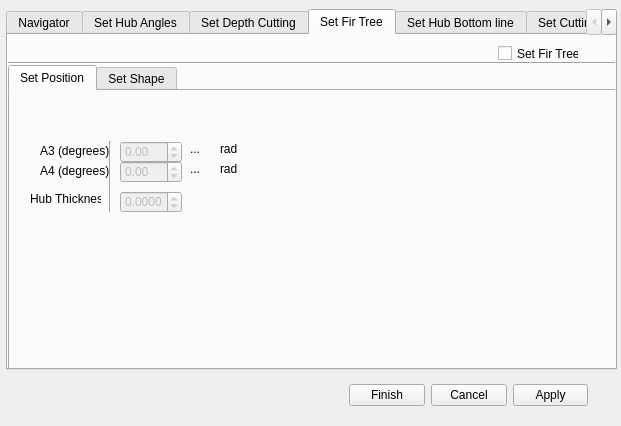
<?xml version="1.0" encoding="UTF-8"?>
<ui version="4.0">
 <class>Dialog</class>
 <widget class="QDialog" name="Dialog">
  <property name="geometry">
   <rect>
    <x>0</x>
    <y>0</y>
    <width>621</width>
    <height>426</height>
   </rect>
  </property>
  <property name="windowTitle">
   <string>Dialog</string>
  </property>
  <widget class="QTabWidget" name="tabWidget">
   <property name="geometry">
    <rect>
     <x>6</x>
     <y>9</y>
     <width>611</width>
     <height>361</height>
    </rect>
   </property>
   <property name="currentIndex">
    <number>3</number>
   </property>
   <widget class="QWidget" name="tab">
    <attribute name="title">
     <string>Navigator</string>
    </attribute>
    <widget class="QRadioButton" name="radioButton">
     <property name="geometry">
      <rect>
       <x>30</x>
       <y>60</y>
       <width>111</width>
       <height>17</height>
      </rect>
     </property>
     <property name="text">
      <string>Cutting Tool Faces</string>
     </property>
    </widget>
    <widget class="QRadioButton" name="radioButton_2">
     <property name="geometry">
      <rect>
       <x>30</x>
       <y>190</y>
       <width>111</width>
       <height>17</height>
      </rect>
     </property>
     <property name="text">
      <string>Cutting Tool Solids</string>
     </property>
    </widget>
    <widget class="QListWidget" name="listWidget">
     <property name="geometry">
      <rect>
       <x>50</x>
       <y>80</y>
       <width>256</width>
       <height>101</height>
      </rect>
     </property>
    </widget>
    <widget class="QListWidget" name="listWidget_2">
     <property name="geometry">
      <rect>
       <x>50</x>
       <y>210</y>
       <width>256</width>
       <height>111</height>
      </rect>
     </property>
    </widget>
    <widget class="QWidget" name="gridLayoutWidget_3">
     <property name="geometry">
      <rect>
       <x>350</x>
       <y>80</y>
       <width>161</width>
       <height>101</height>
      </rect>
     </property>
     <layout class="QGridLayout" name="gridLayout_3"/>
    </widget>
    <widget class="QWidget" name="gridLayoutWidget_4">
     <property name="geometry">
      <rect>
       <x>350</x>
       <y>210</y>
       <width>161</width>
       <height>111</height>
      </rect>
     </property>
     <layout class="QGridLayout" name="gridLayout_4"/>
    </widget>
    <widget class="QPushButton" name="pushButton_5">
     <property name="geometry">
      <rect>
       <x>520</x>
       <y>300</y>
       <width>75</width>
       <height>23</height>
      </rect>
     </property>
     <property name="text">
      <string>Show</string>
     </property>
    </widget>
    <widget class="QLabel" name="label_8">
     <property name="enabled">
      <bool>false</bool>
     </property>
     <property name="geometry">
      <rect>
       <x>120</x>
       <y>20</y>
       <width>71</width>
       <height>20</height>
      </rect>
     </property>
     <property name="text">
      <string>PlatForm Hight</string>
     </property>
    </widget>
    <widget class="QDoubleSpinBox" name="doubleSpinBox_3">
     <property name="enabled">
      <bool>false</bool>
     </property>
     <property name="geometry">
      <rect>
       <x>204</x>
       <y>20</y>
       <width>62</width>
       <height>22</height>
      </rect>
     </property>
    </widget>
    <widget class="QLabel" name="label_9">
     <property name="enabled">
      <bool>false</bool>
     </property>
     <property name="geometry">
      <rect>
       <x>374</x>
       <y>20</y>
       <width>91</width>
       <height>16</height>
      </rect>
     </property>
     <property name="text">
      <string>PlatForm Thickness</string>
     </property>
    </widget>
    <widget class="QDoubleSpinBox" name="doubleSpinBox_4">
     <property name="enabled">
      <bool>false</bool>
     </property>
     <property name="geometry">
      <rect>
       <x>474</x>
       <y>20</y>
       <width>62</width>
       <height>22</height>
      </rect>
     </property>
    </widget>
   </widget>
   <widget class="QWidget" name="tab_2">
    <property name="autoFillBackground">
     <bool>false</bool>
    </property>
    <attribute name="title">
     <string>Set Hub Angles</string>
    </attribute>
    <widget class="QWidget" name="gridLayoutWidget_2">
     <property name="geometry">
      <rect>
       <x>350</x>
       <y>80</y>
       <width>231</width>
       <height>181</height>
      </rect>
     </property>
     <layout class="QGridLayout" name="gridLayout_2"/>
    </widget>
    <widget class="QLabel" name="label_3">
     <property name="geometry">
      <rect>
       <x>70</x>
       <y>120</y>
       <width>71</width>
       <height>20</height>
      </rect>
     </property>
     <property name="text">
      <string>A1 (degrees)</string>
     </property>
    </widget>
    <widget class="QLabel" name="label_4">
     <property name="geometry">
      <rect>
       <x>66</x>
       <y>160</y>
       <width>71</width>
       <height>20</height>
      </rect>
     </property>
     <property name="text">
      <string>A2 (degrees)</string>
     </property>
    </widget>
    <widget class="QDoubleSpinBox" name="a1_doubleSpinBox">
     <property name="enabled">
      <bool>false</bool>
     </property>
     <property name="geometry">
      <rect>
       <x>140</x>
       <y>120</y>
       <width>62</width>
       <height>22</height>
      </rect>
     </property>
     <property name="decimals">
      <number>2</number>
     </property>
     <property name="minimum">
      <double>-100.000000000000000</double>
     </property>
     <property name="maximum">
      <double>100.000000000000000</double>
     </property>
     <property name="singleStep">
      <double>0.010000000000000</double>
     </property>
    </widget>
    <widget class="QDoubleSpinBox" name="a2_doubleSpinBox">
     <property name="enabled">
      <bool>false</bool>
     </property>
     <property name="geometry">
      <rect>
       <x>140</x>
       <y>160</y>
       <width>62</width>
       <height>22</height>
      </rect>
     </property>
     <property name="decimals">
      <number>2</number>
     </property>
     <property name="minimum">
      <double>-100.000000000000000</double>
     </property>
     <property name="maximum">
      <double>100.000000000000000</double>
     </property>
     <property name="singleStep">
      <double>0.010000000000000</double>
     </property>
    </widget>
    <widget class="QCheckBox" name="setHubAngles_checkBox">
     <property name="geometry">
      <rect>
       <x>480</x>
       <y>10</y>
       <width>91</width>
       <height>17</height>
      </rect>
     </property>
     <property name="text">
      <string>Set HubAngles</string>
     </property>
    </widget>
    <widget class="QLabel" name="a1Indegrees_label">
     <property name="geometry">
      <rect>
       <x>210</x>
       <y>120</y>
       <width>31</width>
       <height>16</height>
      </rect>
     </property>
     <property name="text">
      <string>...</string>
     </property>
    </widget>
    <widget class="QLabel" name="label_14">
     <property name="geometry">
      <rect>
       <x>240</x>
       <y>120</y>
       <width>41</width>
       <height>16</height>
      </rect>
     </property>
     <property name="text">
      <string>rad</string>
     </property>
    </widget>
    <widget class="QLabel" name="a2Indegrees_label">
     <property name="geometry">
      <rect>
       <x>210</x>
       <y>160</y>
       <width>31</width>
       <height>16</height>
      </rect>
     </property>
     <property name="text">
      <string>...</string>
     </property>
    </widget>
    <widget class="QLabel" name="label_16">
     <property name="geometry">
      <rect>
       <x>240</x>
       <y>160</y>
       <width>41</width>
       <height>16</height>
      </rect>
     </property>
     <property name="text">
      <string>rad</string>
     </property>
    </widget>
   </widget>
   <widget class="QWidget" name="tab_8">
    <attribute name="title">
     <string>Set Depth Cutting</string>
    </attribute>
    <widget class="QWidget" name="gridLayoutWidget">
     <property name="geometry">
      <rect>
       <x>359</x>
       <y>80</y>
       <width>181</width>
       <height>171</height>
      </rect>
     </property>
     <layout class="QGridLayout" name="gridLayout"/>
    </widget>
    <widget class="QLabel" name="label">
     <property name="geometry">
      <rect>
       <x>40</x>
       <y>30</y>
       <width>81</width>
       <height>16</height>
      </rect>
     </property>
     <property name="text">
      <string>From Front Face</string>
     </property>
    </widget>
    <widget class="QLabel" name="label_2">
     <property name="geometry">
      <rect>
       <x>40</x>
       <y>170</y>
       <width>141</width>
       <height>16</height>
      </rect>
     </property>
     <property name="text">
      <string>From Next To Front Face</string>
     </property>
    </widget>
    <widget class="Line" name="line">
     <property name="geometry">
      <rect>
       <x>40</x>
       <y>40</y>
       <width>231</width>
       <height>16</height>
      </rect>
     </property>
     <property name="orientation">
      <enum>Qt::Horizontal</enum>
     </property>
    </widget>
    <widget class="Line" name="line_2">
     <property name="geometry">
      <rect>
       <x>40</x>
       <y>180</y>
       <width>231</width>
       <height>16</height>
      </rect>
     </property>
     <property name="orientation">
      <enum>Qt::Horizontal</enum>
     </property>
    </widget>
    <widget class="QTableWidget" name="depthFromFrontFace_tableWidget">
     <property name="enabled">
      <bool>false</bool>
     </property>
     <property name="geometry">
      <rect>
       <x>40</x>
       <y>50</y>
       <width>211</width>
       <height>111</height>
      </rect>
     </property>
     <column>
      <property name="text">
       <string>Depth</string>
      </property>
     </column>
     <column>
      <property name="text">
       <string>Hub Thickness</string>
      </property>
     </column>
    </widget>
    <widget class="QTableWidget" name="depthFromNextToFrontFace_tableWidget">
     <property name="enabled">
      <bool>false</bool>
     </property>
     <property name="geometry">
      <rect>
       <x>40</x>
       <y>190</y>
       <width>211</width>
       <height>131</height>
      </rect>
     </property>
     <column>
      <property name="text">
       <string>Depth</string>
      </property>
     </column>
     <column>
      <property name="text">
       <string>Hub Thickness</string>
      </property>
     </column>
    </widget>
    <widget class="QPushButton" name="addDepthFromFront_pushButton">
     <property name="enabled">
      <bool>false</bool>
     </property>
     <property name="geometry">
      <rect>
       <x>260</x>
       <y>70</y>
       <width>31</width>
       <height>23</height>
      </rect>
     </property>
     <property name="text">
      <string>+</string>
     </property>
    </widget>
    <widget class="QPushButton" name="removeDepthFromFront_pushButton">
     <property name="enabled">
      <bool>false</bool>
     </property>
     <property name="geometry">
      <rect>
       <x>260</x>
       <y>100</y>
       <width>31</width>
       <height>23</height>
      </rect>
     </property>
     <property name="text">
      <string>-</string>
     </property>
    </widget>
    <widget class="QPushButton" name="addDepthFromNextToFront_pushButton">
     <property name="enabled">
      <bool>false</bool>
     </property>
     <property name="geometry">
      <rect>
       <x>260</x>
       <y>220</y>
       <width>31</width>
       <height>23</height>
      </rect>
     </property>
     <property name="text">
      <string>+</string>
     </property>
    </widget>
    <widget class="QPushButton" name="removeDepthFromNextToFront_pushButton">
     <property name="enabled">
      <bool>false</bool>
     </property>
     <property name="geometry">
      <rect>
       <x>260</x>
       <y>250</y>
       <width>31</width>
       <height>23</height>
      </rect>
     </property>
     <property name="text">
      <string>-</string>
     </property>
    </widget>
    <widget class="QCheckBox" name="setDepthCutting_checkBox">
     <property name="enabled">
      <bool>true</bool>
     </property>
     <property name="geometry">
      <rect>
       <x>470</x>
       <y>10</y>
       <width>111</width>
       <height>17</height>
      </rect>
     </property>
     <property name="text">
      <string>Set Depth Cutting</string>
     </property>
    </widget>
   </widget>
   <widget class="QWidget" name="tab_7">
    <attribute name="title">
     <string>Set Fir Tree</string>
    </attribute>
    <widget class="QCheckBox" name="setFirTree_checkBox">
     <property name="geometry">
      <rect>
       <x>490</x>
       <y>10</y>
       <width>81</width>
       <height>17</height>
      </rect>
     </property>
     <property name="text">
      <string>Set Fir Tree</string>
     </property>
    </widget>
    <widget class="QTabWidget" name="tabWidget_2">
     <property name="geometry">
      <rect>
       <x>0</x>
       <y>30</y>
       <width>611</width>
       <height>311</height>
      </rect>
     </property>
     <property name="currentIndex">
      <number>0</number>
     </property>
     <widget class="QWidget" name="tab_5">
      <attribute name="title">
       <string>Set Position</string>
      </attribute>
      <widget class="QLabel" name="label_18">
       <property name="geometry">
        <rect>
         <x>210</x>
         <y>50</y>
         <width>41</width>
         <height>16</height>
        </rect>
       </property>
       <property name="text">
        <string>rad</string>
       </property>
      </widget>
      <widget class="QLabel" name="label_5">
       <property name="geometry">
        <rect>
         <x>30</x>
         <y>50</y>
         <width>71</width>
         <height>20</height>
        </rect>
       </property>
       <property name="text">
        <string>A3 (degrees)</string>
       </property>
      </widget>
      <widget class="QDoubleSpinBox" name="a3_doubleSpinBox">
       <property name="enabled">
        <bool>false</bool>
       </property>
       <property name="geometry">
        <rect>
         <x>110</x>
         <y>50</y>
         <width>62</width>
         <height>22</height>
        </rect>
       </property>
       <property name="decimals">
        <number>2</number>
       </property>
       <property name="minimum">
        <double>-100.000000000000000</double>
       </property>
       <property name="maximum">
        <double>100.000000000000000</double>
       </property>
       <property name="singleStep">
        <double>0.010000000000000</double>
       </property>
      </widget>
      <widget class="QLabel" name="label_6">
       <property name="geometry">
        <rect>
         <x>30</x>
         <y>70</y>
         <width>71</width>
         <height>20</height>
        </rect>
       </property>
       <property name="text">
        <string>A4 (degrees)</string>
       </property>
      </widget>
      <widget class="QLabel" name="label_20">
       <property name="geometry">
        <rect>
         <x>210</x>
         <y>70</y>
         <width>41</width>
         <height>16</height>
        </rect>
       </property>
       <property name="text">
        <string>rad</string>
       </property>
      </widget>
      <widget class="QDoubleSpinBox" name="a4_doubleSpinBox">
       <property name="enabled">
        <bool>false</bool>
       </property>
       <property name="geometry">
        <rect>
         <x>110</x>
         <y>70</y>
         <width>62</width>
         <height>22</height>
        </rect>
       </property>
       <property name="decimals">
        <number>2</number>
       </property>
       <property name="minimum">
        <double>-100.000000000000000</double>
       </property>
       <property name="maximum">
        <double>100.000000000000000</double>
       </property>
       <property name="singleStep">
        <double>0.010000000000000</double>
       </property>
      </widget>
      <widget class="QLabel" name="a3Indegrees_label">
       <property name="geometry">
        <rect>
         <x>180</x>
         <y>50</y>
         <width>31</width>
         <height>16</height>
        </rect>
       </property>
       <property name="text">
        <string>...</string>
       </property>
      </widget>
      <widget class="QLabel" name="a4Indegrees_label">
       <property name="geometry">
        <rect>
         <x>180</x>
         <y>70</y>
         <width>31</width>
         <height>16</height>
        </rect>
       </property>
       <property name="text">
        <string>...</string>
       </property>
      </widget>
      <widget class="QWidget" name="gridLayoutWidget_5">
       <property name="geometry">
        <rect>
         <x>380</x>
         <y>40</y>
         <width>161</width>
         <height>171</height>
        </rect>
       </property>
       <layout class="QGridLayout" name="gridLayout_5"/>
      </widget>
      <widget class="QLabel" name="label_13">
       <property name="geometry">
        <rect>
         <x>20</x>
         <y>100</y>
         <width>71</width>
         <height>16</height>
        </rect>
       </property>
       <property name="text">
        <string>Hub Thickness</string>
       </property>
      </widget>
      <widget class="QDoubleSpinBox" name="firTreeHubThickness_doubleSpinBox">
       <property name="enabled">
        <bool>false</bool>
       </property>
       <property name="geometry">
        <rect>
         <x>110</x>
         <y>100</y>
         <width>62</width>
         <height>22</height>
        </rect>
       </property>
       <property name="decimals">
        <number>4</number>
       </property>
       <property name="minimum">
        <double>-99.999899999999997</double>
       </property>
       <property name="maximum">
        <double>99.999899999999997</double>
       </property>
       <property name="singleStep">
        <double>0.000100000000000</double>
       </property>
      </widget>
      <widget class="Line" name="line_5">
       <property name="geometry">
        <rect>
         <x>90</x>
         <y>50</y>
         <width>20</width>
         <height>71</height>
        </rect>
       </property>
       <property name="orientation">
        <enum>Qt::Vertical</enum>
       </property>
      </widget>
     </widget>
     <widget class="QWidget" name="tab_6">
      <attribute name="title">
       <string>Set Shape</string>
      </attribute>
      <widget class="QLabel" name="label_7">
       <property name="geometry">
        <rect>
         <x>10</x>
         <y>10</y>
         <width>151</width>
         <height>16</height>
        </rect>
       </property>
       <property name="text">
        <string>Fir Tree Bottom Fillet Radius (R)</string>
       </property>
      </widget>
      <widget class="QLabel" name="label_10">
       <property name="geometry">
        <rect>
         <x>10</x>
         <y>30</y>
         <width>151</width>
         <height>20</height>
        </rect>
       </property>
       <property name="text">
        <string>Fir Tree Upper Fillet Radius (r)</string>
       </property>
      </widget>
      <widget class="QPushButton" name="removeLobe_pushButton">
       <property name="enabled">
        <bool>false</bool>
       </property>
       <property name="geometry">
        <rect>
         <x>110</x>
         <y>260</y>
         <width>75</width>
         <height>23</height>
        </rect>
       </property>
       <property name="text">
        <string>-</string>
       </property>
      </widget>
      <widget class="QDoubleSpinBox" name="fiTreeBottomFilletRadius_doubleSpinBox">
       <property name="enabled">
        <bool>false</bool>
       </property>
       <property name="geometry">
        <rect>
         <x>180</x>
         <y>10</y>
         <width>62</width>
         <height>22</height>
        </rect>
       </property>
       <property name="decimals">
        <number>4</number>
       </property>
       <property name="minimum">
        <double>-99.999899999999997</double>
       </property>
       <property name="maximum">
        <double>99.999899999999997</double>
       </property>
       <property name="singleStep">
        <double>0.000100000000000</double>
       </property>
      </widget>
      <widget class="QLabel" name="label_12">
       <property name="geometry">
        <rect>
         <x>40</x>
         <y>80</y>
         <width>121</width>
         <height>16</height>
        </rect>
       </property>
       <property name="text">
        <string>Neck Bottom Width (L0)</string>
       </property>
      </widget>
      <widget class="QPushButton" name="addLobe_pushButton">
       <property name="enabled">
        <bool>false</bool>
       </property>
       <property name="geometry">
        <rect>
         <x>10</x>
         <y>260</y>
         <width>75</width>
         <height>23</height>
        </rect>
       </property>
       <property name="text">
        <string>+</string>
       </property>
      </widget>
      <widget class="QDoubleSpinBox" name="fiTreeUpperFilletRadius_doubleSpinBox">
       <property name="enabled">
        <bool>false</bool>
       </property>
       <property name="geometry">
        <rect>
         <x>180</x>
         <y>30</y>
         <width>62</width>
         <height>22</height>
        </rect>
       </property>
       <property name="decimals">
        <number>4</number>
       </property>
       <property name="minimum">
        <double>-99.999899999999997</double>
       </property>
       <property name="maximum">
        <double>99.999899999999997</double>
       </property>
       <property name="singleStep">
        <double>0.000100000000000</double>
       </property>
      </widget>
      <widget class="QLabel" name="label_11">
       <property name="geometry">
        <rect>
         <x>80</x>
         <y>60</y>
         <width>81</width>
         <height>16</height>
        </rect>
       </property>
       <property name="text">
        <string>Neck Height (nh)</string>
       </property>
      </widget>
      <widget class="QDoubleSpinBox" name="neckBottomWidth_doubleSpinBox">
       <property name="enabled">
        <bool>false</bool>
       </property>
       <property name="geometry">
        <rect>
         <x>180</x>
         <y>80</y>
         <width>62</width>
         <height>22</height>
        </rect>
       </property>
      </widget>
      <widget class="QTableWidget" name="lobeProperties_tableWidget">
       <property name="enabled">
        <bool>false</bool>
       </property>
       <property name="geometry">
        <rect>
         <x>0</x>
         <y>150</y>
         <width>611</width>
         <height>101</height>
        </rect>
       </property>
       <property name="maximumSize">
        <size>
         <width>16777209</width>
         <height>16777215</height>
        </size>
       </property>
       <property name="lineWidth">
        <number>0</number>
       </property>
       <property name="autoScrollMargin">
        <number>5</number>
       </property>
       <column>
        <property name="text">
         <string>Load Length</string>
        </property>
       </column>
       <column>
        <property name="text">
         <string>Load Angle</string>
        </property>
       </column>
       <column>
        <property name="text">
         <string>Lobe Thickness</string>
        </property>
       </column>
       <column>
        <property name="text">
         <string>Widths (L)</string>
        </property>
       </column>
       <column>
        <property name="text">
         <string>Convex Radius</string>
        </property>
       </column>
       <column>
        <property name="text">
         <string>Concave Radius</string>
        </property>
       </column>
      </widget>
      <widget class="QDoubleSpinBox" name="neckHeight_doubleSpinBox">
       <property name="enabled">
        <bool>false</bool>
       </property>
       <property name="geometry">
        <rect>
         <x>180</x>
         <y>60</y>
         <width>62</width>
         <height>22</height>
        </rect>
       </property>
      </widget>
      <widget class="Line" name="line_3">
       <property name="geometry">
        <rect>
         <x>160</x>
         <y>10</y>
         <width>20</width>
         <height>91</height>
        </rect>
       </property>
       <property name="orientation">
        <enum>Qt::Vertical</enum>
       </property>
      </widget>
      <widget class="QWidget" name="gridLayoutWidget_6">
       <property name="geometry">
        <rect>
         <x>360</x>
         <y>0</y>
         <width>160</width>
         <height>141</height>
        </rect>
       </property>
       <layout class="QGridLayout" name="gridLayout_6"/>
      </widget>
     </widget>
    </widget>
    <widget class="Line" name="line_4">
     <property name="geometry">
      <rect>
       <x>-3</x>
       <y>20</y>
       <width>611</width>
       <height>16</height>
      </rect>
     </property>
     <property name="orientation">
      <enum>Qt::Horizontal</enum>
     </property>
    </widget>
   </widget>
   <widget class="QWidget" name="tab_3">
    <attribute name="title">
     <string>Set Hub Bottom line</string>
    </attribute>
    <widget class="QCheckBox" name="checkBox_4">
     <property name="geometry">
      <rect>
       <x>430</x>
       <y>10</y>
       <width>121</width>
       <height>20</height>
      </rect>
     </property>
     <property name="text">
      <string>Set Hub Bottom line</string>
     </property>
    </widget>
   </widget>
   <widget class="QWidget" name="tab_4">
    <attribute name="title">
     <string>Set Cutting Angle</string>
    </attribute>
    <widget class="QCheckBox" name="checkBox_5">
     <property name="geometry">
      <rect>
       <x>470</x>
       <y>10</y>
       <width>121</width>
       <height>20</height>
      </rect>
     </property>
     <property name="text">
      <string>Set Cutting Angle</string>
     </property>
    </widget>
   </widget>
  </widget>
  <widget class="QWidget" name="horizontalLayoutWidget">
   <property name="geometry">
    <rect>
     <x>349</x>
     <y>380</y>
     <width>239</width>
     <height>31</height>
    </rect>
   </property>
   <layout class="QHBoxLayout" name="horizontalLayout">
    <item>
     <widget class="QPushButton" name="finishButton">
      <property name="text">
       <string>Finish</string>
      </property>
     </widget>
    </item>
    <item>
     <widget class="QPushButton" name="cancelButton">
      <property name="enabled">
       <bool>true</bool>
      </property>
      <property name="text">
       <string>Cancel</string>
      </property>
     </widget>
    </item>
    <item>
     <widget class="QPushButton" name="pushButton">
      <property name="text">
       <string>Apply</string>
      </property>
     </widget>
    </item>
   </layout>
  </widget>
 </widget>
 <resources>
  <include location="occFirTree.qrc"/>
 </resources>
 <connections>
  <connection>
   <sender>cancelButton</sender>
   <signal>clicked()</signal>
   <receiver>Dialog</receiver>
   <slot>reject()</slot>
   <hints>
    <hint type="sourcelabel">
     <x>369</x>
     <y>253</y>
    </hint>
    <hint type="destinationlabel">
     <x>179</x>
     <y>282</y>
    </hint>
   </hints>
  </connection>
 </connections>
</ui>
